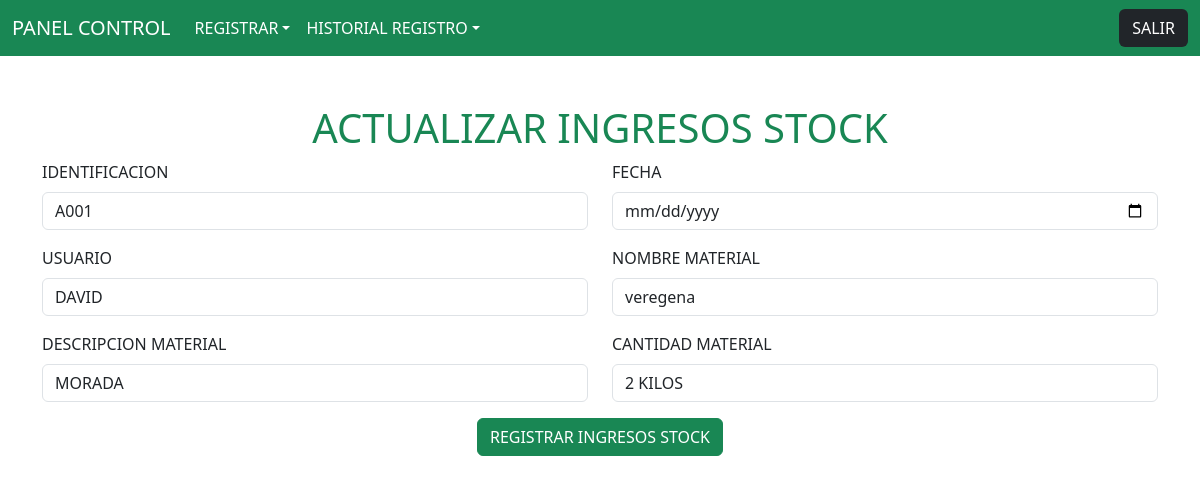
The page /enlace_tabla_salida_stock/enlace_actualizar_salida_stock/A001 (signed in) on the database its author committed.
### aplicacion/models.py (models this page shows, shortened)
class Tabla_Salida_Stock(models.Model):
    Id_Salida_Stock = models.CharField()
    Fecha_Salida_Stock = models.DateField()
    Usuario_Salida_Stock = models.CharField()
    Nombre_Salida_Stock = models.CharField()
    Descripcion_Salida_Stock = models.CharField()
    Cantidad_Salida_Stock = models.CharField()

### aplicacion/views.py (the view)
# urls.py: path('enlace_tabla_salida_stock/enlace_actualizar_salida_stock/<Id_Salida_Stock>' , views.enlace_actualizar_salida_stock),
@login_requerido
def enlace_actualizar_salida_stock(request , Id_Salida_Stock):
    actualizar_salida_stock = Tabla_Salida_Stock.objects.get(Id_Salida_Stock = Id_Salida_Stock)
    return render(request , "actualizar_salida_stock.html" , {
        "actualizar_salida_stock" :  actualizar_salida_stock
    })

### aplicacion/views.py (called while the page is built)
def login_requerido(view_func):
    @wraps(view_func)
    def _wrapped_view(request, *args, **kwargs):
        if not request.session.get('usuario_logueado'):
            return redirect('/')  # Pon aquí la ruta de tu login si es distinta
        return view_func(request, *args, **kwargs)
    return _wrapped_view

### aplicacion/templates/actualizar_salida_stock.html
{% extends "barra_menu.html" %}
{% block contenedor %}
<div class="container my-5">
    <h1 class="text-center text-success">ACTUALIZAR INGRESOS STOCK</h1>
    <form method='POST' action='/logica_actualizar_salida_stock/'> {% csrf_token %}
        <div class="row">
            <div class="col-md-6 mb-3">
                <label for="identificacion" class="form-label">IDENTIFICACION</label>
                <input type="text" class="form-control" id="TxtIdentificacion" name="TxtIdentificacion" required value="{{ actualizar_salida_stock.Id_Salida_Stock }}">
            </div>
            <div class="col-md-6 mb-3">
                <label for="nombre" class="form-label">FECHA</label>
                <input type="date" class="form-control" id="TxtNombre" name="TxtNombre" required value="{{ actualizar_salida_stock.Fecha_Salida_Stock }}">
            </div>
        </div>
        <div class="row">
            <div class="col-md-6 mb-3">
                <label for="categoria" class="form-label">USUARIO</label>
                <input type="text" class="form-control" id="txtUsuario" name="txtUsuario" required value="{{ actualizar_salida_stock.Usuario_Salida_Stock }}">
            </div>
            <div class="col-md-6 mb-3">
                <label for="mesa" class="form-label">NOMBRE MATERIAL</label>
                <input type="text" class="form-control" id="txtNombreMaterial" name="txtNombreMaterial" required value="{{ actualizar_salida_stock.Nombre_Salida_Stock }}">
            </div>
        </div>
        <div class="row">
            <div class="col-md-6 mb-3">
                <label for="fecha" class="form-label">DESCRIPCION MATERIAL</label>
                <input type="text" class="form-control" id="txtDescripcionMaterial" name="txtDescripcionMaterial" required value="{{ actualizar_salida_stock.Descripcion_Salida_Stock }}">
            </div>
            <div class="col-md-6 mb-3">
                <label for="hora" class="form-label">CANTIDAD MATERIAL</label>
                <input type="text" class="form-control" id="txtCantidadMaterial" name="txtCantidadMaterial" required value="{{ actualizar_salida_stock.Cantidad_Salida_Stock }}">
            </div>
        </div>
        <div class="text-center">
            <button type="submit" class="btn btn-success">REGISTRAR INGRESOS STOCK</button>
        </div>
    </form>
</div>
{% endblock contenedor %}

### rows shown on the page
Tabla_Salida_Stock: TxtIdentificacion "A001", txtUsuario "DAVID", txtNombreMaterial "veregena", txtDescripcionMaterial "MORADA", txtCantidadMaterial "2 KILOS"
